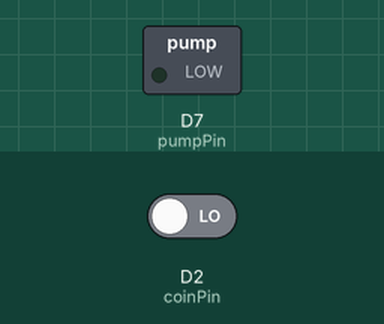
Recording of a sketch running on a simulated Particle Photon. Shown: switched loads named in the sketch (green lamp = pin HIGH). The test bench sets the inputs (shaded band); at power-on: D2 (coinPin) LOW.

Above: at 1.2 s.
1.3 s: D2 (coinPin) driven HIGH
At 1.9 s:
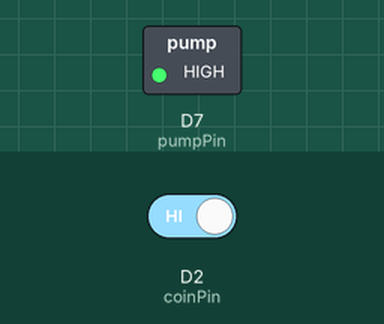
Timing chart, 0 to 32.8 s (numbered marks = the images above; inputs shaded):
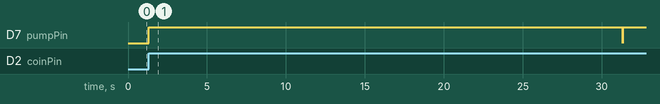

Measured:
- after the input at 1.3 s, D7 (pumpPin): LOW → HIGH at once, → LOW 30.0 s later, → HIGH 0.02 s later

The sketch:

CoinPump.ino
```cpp
const int coinPin = 2;
const int pumpPin = 7;

void setup() {
  //Start Serial Communication
  Serial.begin(9600);
  //If coinInt goes HIGH (a Pulse), call the coinInserted function
  pinMode(pumpPin, OUTPUT);      // sets the digital pin as output
  pinMode(coinPin, INPUT);       // sets the digital pin as input
}

void loop() {
  if (digitalRead(coinPin) == HIGH) {
      Particle.publish("drink_pour", "data");// publish event to cloud
      digitalWrite(pumpPin, HIGH);   // sets the LED on
      delay(30000);                  // waits for a second
      digitalWrite(pumpPin, LOW);    // sets the LED off
  }
}
```
